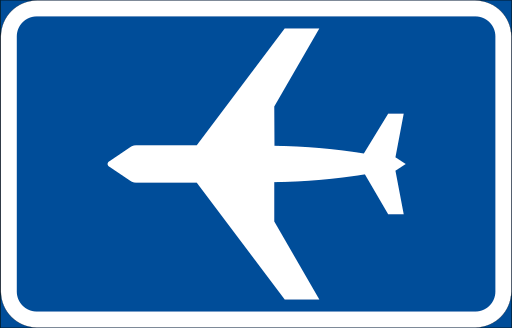
#> input picture scripts/cv/dd2419_perception_training/signs/template/airport.png, 512 x 328 px, found by its file name
$ python idSign.py
#> lines starting #> are read from the running program, lines starting #| are printed output that depends on the picture
import numpy as np
import cv2
from matplotlib import pyplot as plt

# restore the signs into the template list
templates = []

templates.append(cv2.imread('/home/robot/dd2419_ws/src/pras_project/scripts/cv/dd2419_perception_training/signs/template/airport.png',1))
templates.append(cv2.imread('/home/robot/dd2419_ws/src/pras_project/scripts/cv/dd2419_perception_training/signs/template/dangerous_curve_left.png',1))
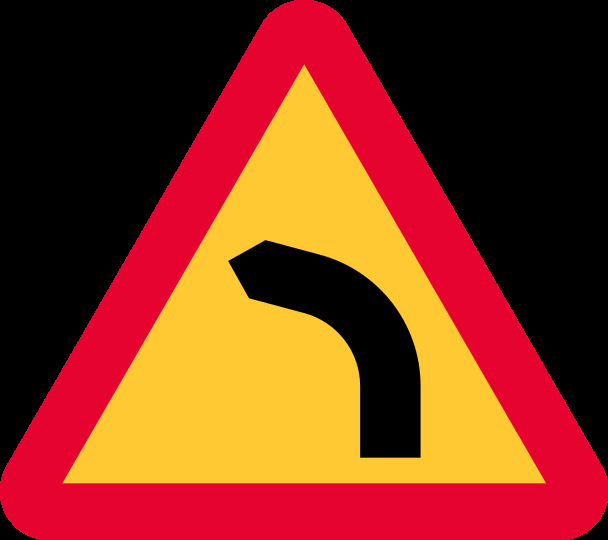
#> input picture scripts/cv/dd2419_perception_training/signs/template/dangerous_curve_left.png, 608 x 540 px, found by its file name
templates.append(cv2.imread('/home/robot/dd2419_ws/src/pras_project/scripts/cv/dd2419_perception_training/signs/template/dangerous_curve_right.png',1))
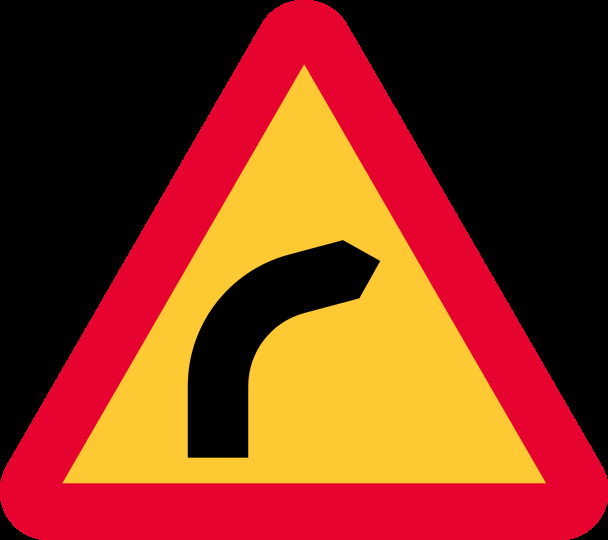
#> input picture scripts/cv/dd2419_perception_training/signs/template/dangerous_curve_right.png, 608 x 540 px, found by its file name
templates.append(cv2.imread('/home/robot/dd2419_ws/src/pras_project/scripts/cv/dd2419_perception_training/signs/template/follow_left.png',1))
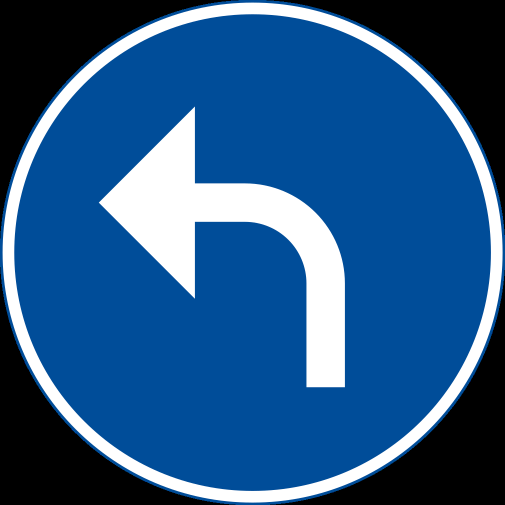
#> input picture scripts/cv/dd2419_perception_training/signs/template/follow_left.png, 1010 x 1010 px, found by its file name (shown at 1/2 size)
templates.append(cv2.imread('/home/robot/dd2419_ws/src/pras_project/scripts/cv/dd2419_perception_training/signs/template/follow_right.png',1))
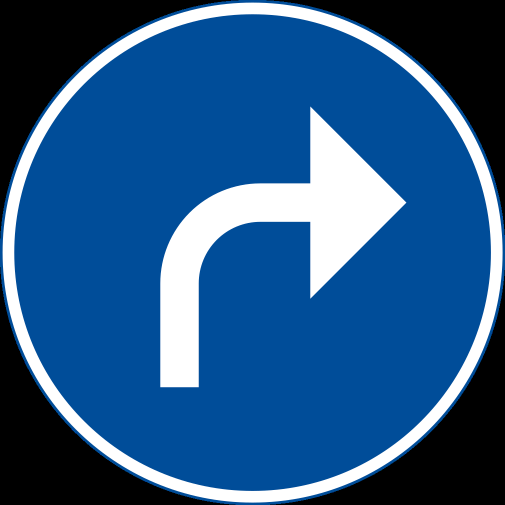
#> input picture scripts/cv/dd2419_perception_training/signs/template/follow_right.png, 1010 x 1010 px, found by its file name (shown at 1/2 size)
templates.append(cv2.imread('/home/robot/dd2419_ws/src/pras_project/scripts/cv/dd2419_perception_training/signs/template/junction.png',1))
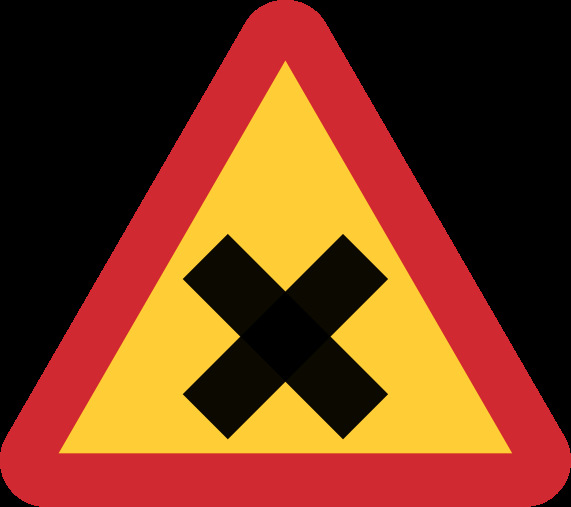
#> input picture scripts/cv/dd2419_perception_training/signs/template/junction.png, 571 x 507 px, found by its file name
templates.append(cv2.imread('/home/robot/dd2419_ws/src/pras_project/scripts/cv/dd2419_perception_training/signs/template/no_bicycle.png',1))
# templates.append(cv2.imread('/home/robot/dd2419_ws/src/dd2419_perception_training/signs/template/no_heavy_truck.png',1))
templates.append(cv2.imread('/home/robot/dd2419_ws/src/pras_project/scripts/cv/dd2419_perception_training/signs/template/no_parking.png',1))
templates.append(cv2.imread('/home/robot/dd2419_ws/src/pras_project/scripts/cv/dd2419_perception_training/signs/template/no_stopping_and_parking.png',1))
templates.append(cv2.imread('/home/robot/dd2419_ws/src/pras_project/scripts/cv/dd2419_perception_training/signs/template/residential.png',1))
templates.append(cv2.imread('/home/robot/dd2419_ws/src/pras_project/scripts/cv/dd2419_perception_training/signs/template/road_narrows_from_left.png',1))
templates.append(cv2.imread('/home/robot/dd2419_ws/src/pras_project/scripts/cv/dd2419_perception_training/signs/template/road_narrows_from_right.png',1))
templates.append(cv2.imread('/home/robot/dd2419_ws/src/pras_project/scripts/cv/dd2419_perception_training/signs/template/roundabout_warning.png',1))
templates.append(cv2.imread('/home/robot/dd2419_ws/src/pras_project/scripts/cv/dd2419_perception_training/signs/template/stop.png',1))

# change the size and resolution of the templates to mka them more similar to the real detected ones
# could change this part
for index in range(len(templates)):
#> (the run stopped early here; a loop or call above may not have finished)
